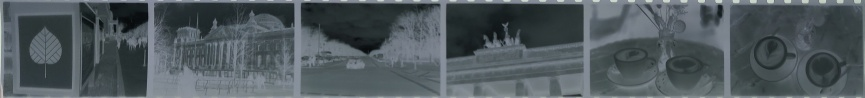
#> input picture Images/35mmSW_cropped.jpg, 865 x 98 px
$ python test2.py
#> lines starting #> are read from the running program, lines starting #| are printed output that depends on the picture; after the words box and inside, x2 and y2 are one past the last pixel; in counts of white or black regions, pixels touching at a corner belong together
import cv2
import numpy as np

# Bild laden
image_path = 'Images/35mmSW_cropped.jpg'
image = cv2.imread(image_path)
#> image is the input picture: shape (98, 865, 3); mean B, G, R 94, 89.3, 79.8

# Überprüfen, ob das Bild erfolgreich geladen wurde
if image is None:
    print(f"Fehler beim Laden des Bildes: {image_path}")
    exit()

# Grayscale-Version des Bildes erstellen
gray = cv2.cvtColor(image, cv2.COLOR_BGR2GRAY)

# Kantenerkennung mit Canny
edges = cv2.Canny(gray, 50, 150, apertureSize=3)
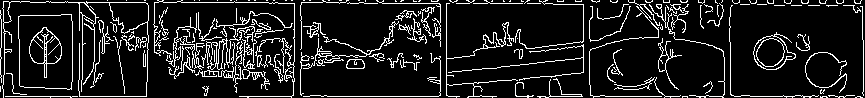
#> edges: shape (98, 865); 11.9% white in thin lines or dots

# Hough-Linien-Transformation durchführen
lines = cv2.HoughLinesP(edges, 1, np.pi, threshold=50, minLineLength=50, maxLineGap=10)
#> lines = [[446, 95, 446, 3], [440, 95, 440, 4], [82, 79, 82, 14], [72, 81, 72, 21], [294, 66, 294, 3], [730, 94, 730, 42], [583, 72, 583, 4], [863, 95, 863, 40], [147, 81, 147, 21], [19, 96, 19, 39], [301, 68, 301, 16], [94, 96, 94, 2]]

# Überprüfen, ob Linien gefunden wurden
if lines is not None:
    for line in lines:
        x1, y1, x2, y2 = line[0]
        cv2.line(image, (x1, y1), (x2, y2), (0, 0, 255), 2)
#> this loop made 12 passes
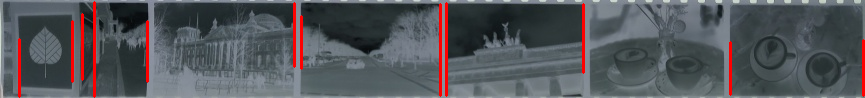
#> image: shape (98, 865, 3); 2.93% of pixels changed, all inside (x1, y1, x2, y2) = (18, 1, 865, 98)

# Ergebnis anzeigen
cv2.imshow('Bild mit markierter vertikaler Linie', image)
cv2.waitKey(0)
cv2.destroyAllWindows()
